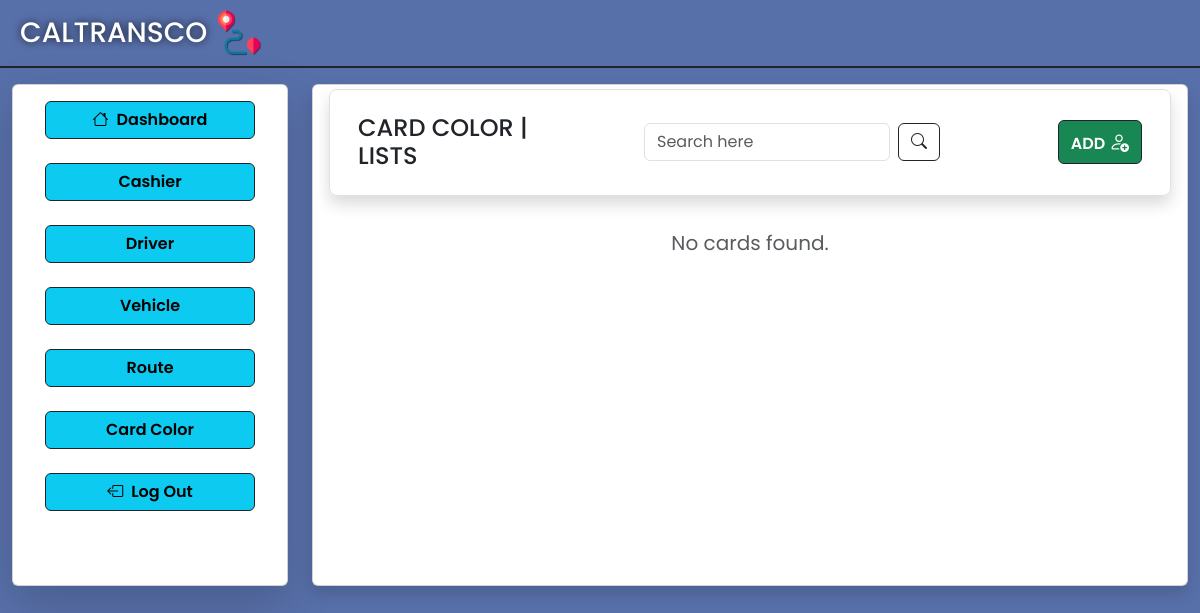
The app's page /Card-color/view_card_color.php, older data.
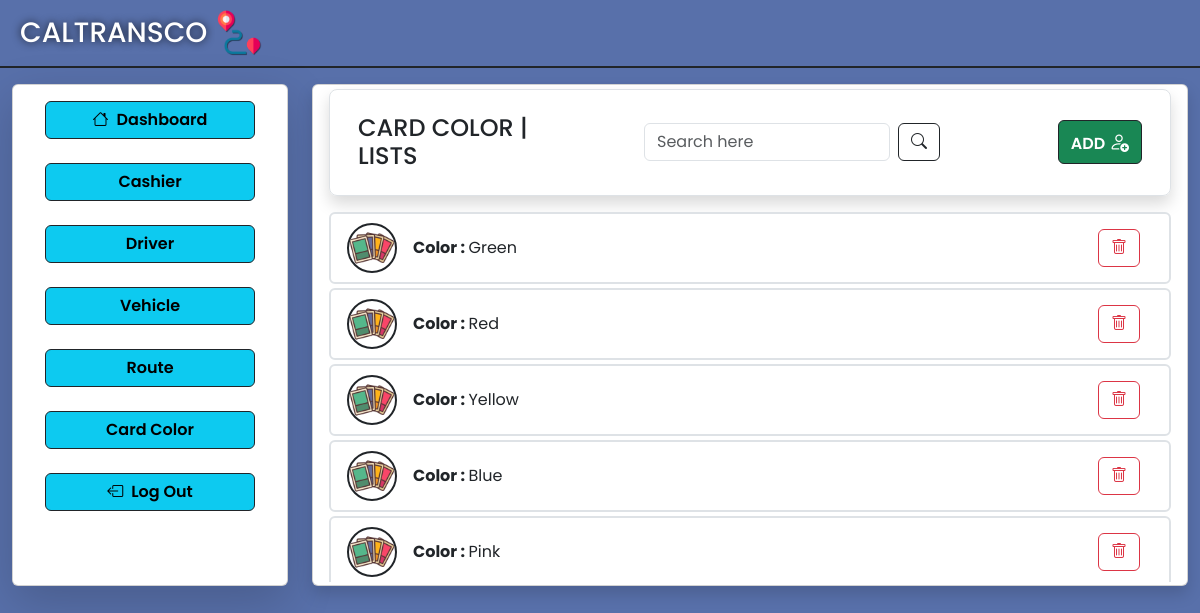
The same page, newer data.
### tables this page shows
CREATE TABLE `card` (
  `card_id` int(11) NOT NULL,
  `card_color` varchar(50) NOT NULL
);

### Card-color/view_card_color.php (the view, shortened to what the changed rows need)
<!DOCTYPE html>
<html lang="en">
<?php
include "../Database/db_connect.php";
require "../global/head.php";
?>
<body>
    <div class="con-bg container-fluid vh-100">
        <div class="row border border-start-0 border-end-0 border-top-0 border-2 border-dark pb-2">
            <div class="col d-flex gap-2 ms-2 mt-2">
                <a href="../AdminUI/adminDashboard.php" style="text-decoration: none;" class="d-flex gap-2">
                    <h1 class="fs-3 mt-2 text-white" style="text-shadow: 0px 0px 8px rgba(0, 0, 0, 0.8);">CALTRANSCO</h1>
                </a>
            </div>
        </div>
        <div class="row pt-3">
            <div class="col col-9">
                <div class="card shadow">
                    <div style="height: 500px;" class="card-body pt-1">
                        <div class="row rounded-3 border border-1 border-gray shadow  d-flex align-items-center mx-0 p-3 mb-3">
                            <div class="col col-3 d-flex align-items-center">
                                <h1 class="fs-4 pt-2">CARD COLOR | LISTS</h1>
                            </div>
                        </div>
                        <div style="max-height: 370px; overflow-y: auto;">
                            <?php
                            try {
                                $sql = "SELECT * FROM Card";
                                $result = $conn->query($sql);
                                if ($result->num_rows > 0) {
                                    while ($row = $result->fetch_assoc()) {
                            ?>
                                        <ul class="list-group mb-1">
                                            <li class="list-group-item d-flex align-items-center justify-content-between border border-2">
                                                <div class="d-flex align-items-center">
                                                    <div>
                                                        <img src="../images/card.png" alt="" class="img-fluid rounded-pill border border-2 border-dark me-3" width="50" height="50">
                                                    </div>
                                                    <div>
                                                        <span><strong>Color : </strong><?php echo $row['card_color']; ?></span><br>
                                                    </div>
                                                </div>
                                                <a href="../Operations/op_delete_card_color.php?id=<?php echo $row['card_id']; ?>" class="btn"><i class="btn btn-outline-danger bi bi-trash"></i></a>
                                            </li>
                                        </ul>
                            <?php
                                    }
                                } else {
                                    echo '<div class="text-center mt-3"><p class="text-muted fs-5">No cards found.</p></div>';
                                }
                            } catch (\Exception $e) {
                                die($e);
                            }
                            ?>
                        </div>
                    </div>
                </div>
            </div>
        </div>
    </div>
</body>
</html>

Row changes from the older to the newer data that the page shows:
added card: card_color "Green"
added card: card_color "Red"
added card: card_color "Yellow"
added card: card_color "Blue"
added card: card_color "Pink"
Text that changed along with them:
text no longer shown: "No cards found."
